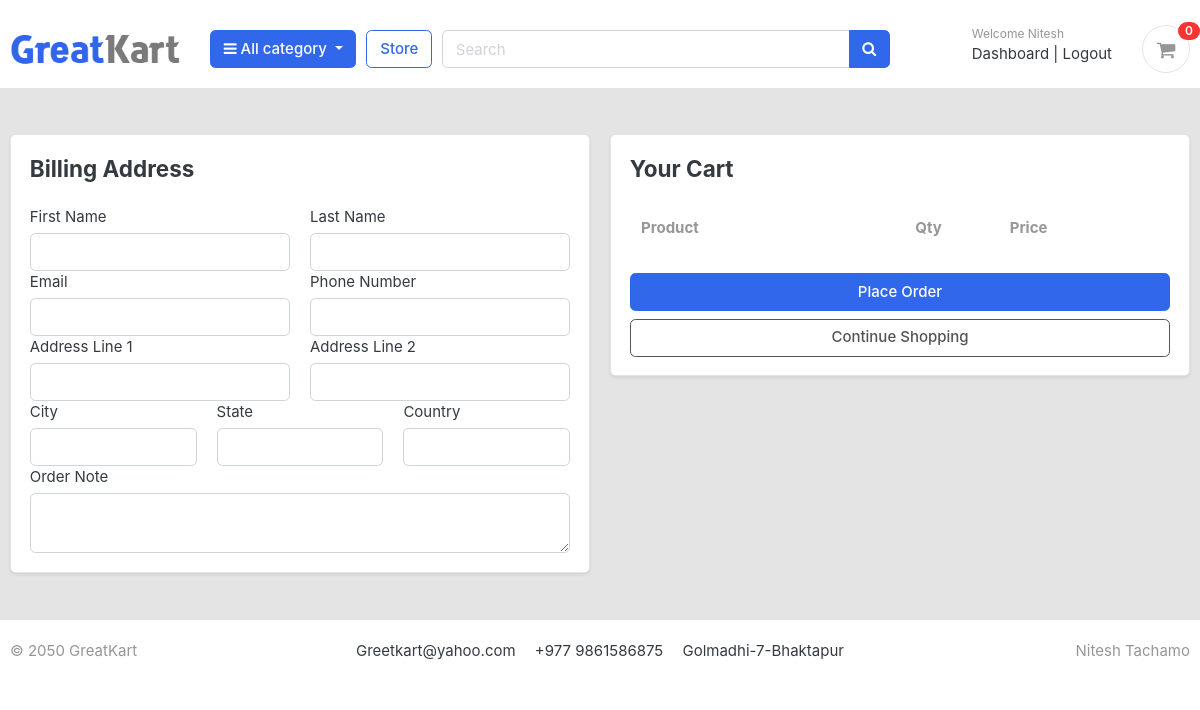
Before: /cart/checkout/ (signed in) with the older database file.
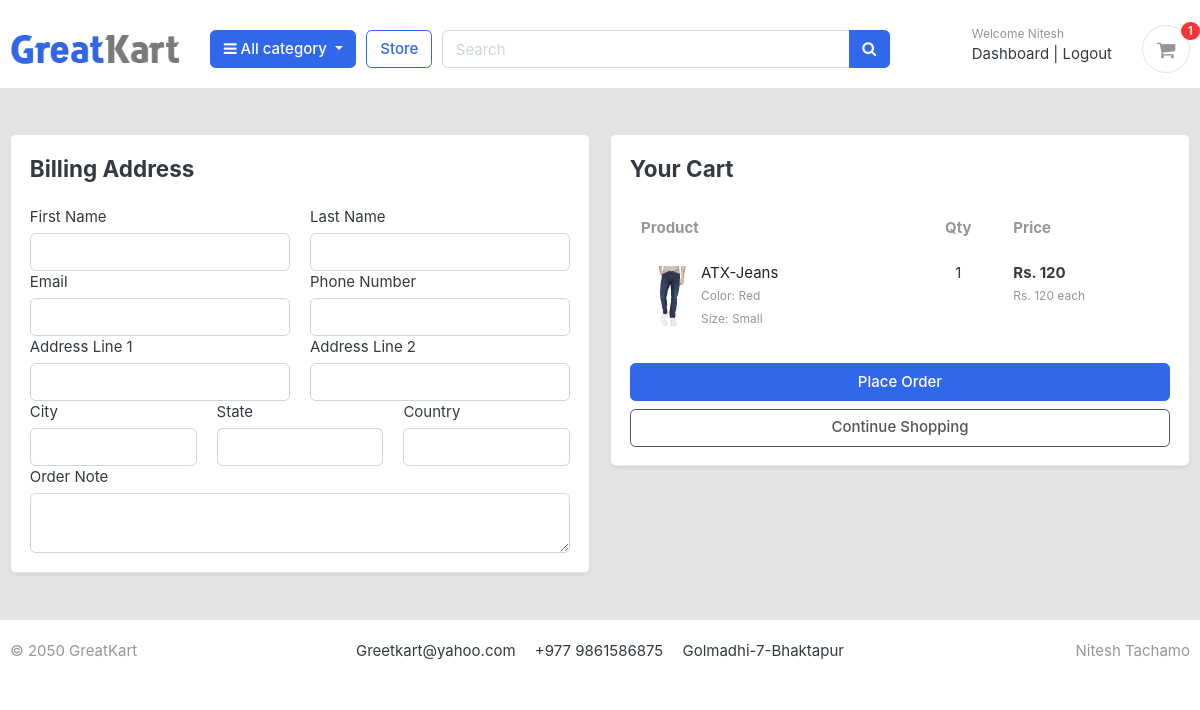
After: the same page with the newer database file.
### carts/models.py (models this page shows, shortened)
class CartItem(models.Model):
    user=models.ForeignKey(Account, on_delete=models.CASCADE, null=True)
    product = models.ForeignKey(Product, on_delete=models.CASCADE)
    variations = models.ManyToManyField(Variation, blank=True)  # Multiple variations can be added for the same product
    cart = models.ForeignKey(Cart, on_delete=models.CASCADE,null=True)
    quantity = models.IntegerField()
    is_active = models.BooleanField(default=True)
    def sub_total(self):
        return self.product.price * self.quantity

### store/models.py (models this page shows, shortened)
class Product(models.Model):
    product_name=models.CharField(max_length=200,unique=True)
    slug=models.SlugField(max_length=255,unique=True)
    description =models.TextField(max_length=500,blank=True)
    price=models.IntegerField()
    images=models.ImageField(upload_to='photos/products')
    stock=models.IntegerField()
    is_available=models.BooleanField(default=True)
    category =models.ForeignKey(Category,on_delete=models.CASCADE)
    created_date=models.DateTimeField(auto_now_add=True)
    modified_date=models.DateTimeField(auto_now=True)
    def get_url(self):
        return reverse('product_detail', args=[self.category.slug, self.slug])

class Variation(models.Model):
    product=models.ForeignKey(Product,on_delete=models.CASCADE)
    variation_category=models.CharField(max_length=100,choices=variation_category_choice)
    variation_value=models.CharField(max_length=100)
    is_active=models.BooleanField(default=True)
    created_data=models.DateTimeField(auto_now_add=True)
    objects=VariationManager()

### carts/views.py (the view)
# urls.py: path("checkout/", views.checkout, name="checkout")
@login_required(login_url='login')
def checkout(request,total=0, quantity=0, cart_items=None):
    try:
        tax = 0
        grand_total = 0
        if request.user.is_authenticated:
            cart_items = CartItem.objects.filter(user=request.user,is_active=True)
        else:
            cart = Cart.objects.get(cart_id=_cart_id(request))
            cart_items = CartItem.objects.filter(cart=cart, is_active=True)
        for cart_item in cart_items:
            total += (cart_item.product.price * cart_item.quantity)
            quantity += cart_item.quantity
        tax = (2 * total) / 100
        grand_total = total + tax
    except ObjectDoesNotExist:
        cart_items = []
    context = {
        'total': total,
        'quantity': quantity,
        'cart_items': cart_items,
        'tax': tax,
        'grand_total': grand_total,
    }
    return render(request, 'store/checkout.html', context)

### carts/context_processors.py (called while the page is built)
def counter(request):
    cart_count=0
    if 'admin' in request.path:
        return{}
    else:
        try:
            cart=Cart.objects.filter(cart_id=_cart_id(request))
            if request.user.is_authenticated:
                cart_items=CartItem.objects.all().filter(user=request.user)
            else:
                cart_items=CartItem.objects.all().filter(cart=cart[:1])
            for cart_item in cart_items:
                cart_count += cart_item.quantity
        except Cart.DoesNotExist:
            cart_count=0
    return dict(cart_count=cart_count)

### carts/views.py (called while the page is built)
def _cart_id(request):
    cart = request.session.session_key
    if not cart:
        cart = request.session.create()
    return cart

### category/context_processors.py (called while the page is built)
def menu_links(request):
    links = Category.objects.all()
    return dict(links=links)

### category/models.py (called while the page is built)
    def get_url(self):
        return reverse('products_by_category', args=[self.slug])

### templates/store/checkout.html (shortened to what the changed rows need)
{% extends 'base.html' %}
{% load static %}
{% block content %}
<section class="py-5 bg-light">
    <div class="container">
        <div class="row g-4">
            <div class="col-lg-6">
                <div class="card shadow-sm">
                    <div class="card-body">
                        <table class="table table-borderless align-middle">
                            <thead class="text-muted">
                                <tr>
                                    <th scope="col">Product</th>
                                    <th scope="col" class="text-center">Qty</th>
                                    <th scope="col" class="text-end">Price</th>
                                </tr>
                            </thead>
                            <tbody>
                                {% for cart_item in cart_items %}
                                <tr>
                                    <td>
                                        <div class="d-flex align-items-center">
                                            <img src="{{ cart_item.product.images.url }}" class="rounded me-2" style="width: 60px; height: 60px; object-fit: cover;">
                                            <div>
                                                <a href="{{ cart_item.product.get_url }}" class="text-dark fw-semibold">{{ cart_item.product.product_name }}</a><br>
                                                <small class="text-muted">
                                                    {% for item in cart_item.variations.all %}
                                                        {{ item.variation_category|capfirst }}: {{ item.variation_value|capfirst }}<br>
                                                    {% endfor %}
                                                </small>
                                            </div>
                                        </div>
                                    </td>
                                    <td class="text-center">{{ cart_item.quantity }}</td>
                                    <td class="text-end">
                                        <div>
                                            <strong>Rs. {{ cart_item.sub_total }}</strong><br>
                                            <small class="text-muted">Rs. {{ cart_item.product.price }} each</small>
                                        </div>
                                    </td>
                                </tr>
                                {% endfor %}
                            </tbody>
                        </table>
                    </div>
                </div>
            </div>
        </div>
    </div>
</section>
{% endblock %}

### templates/includes/navbar.html (shortened to what this page needs)
{% load static %}
<header class="section-header">
    <section class="header-main border-bottom" style="margin-top: 10px;">
        <div class="container">
    <div class="row align-items-center">
        <div class="col-lg-2 col-md-3 col-6">
            <a href="/" class="brand-wrap">
                <img class="logo" src="{% static 'images/logo.png' %}">
            </a>
        </div>
        <div class="col-lg col-sm col-md col-6 flex-grow-0">
            <div class="category-wrap dropdown d-inline-block float-right">
                <button type="button" class="btn btn-primary dropdown-toggle" data-toggle="dropdown">
                    <i class="fa fa-bars"></i> All category
                </button>
            </div>
        </div>
        <a href="{% url 'store' %}" class="btn btn-outline-primary">Store</a>
        <div class="col-lg col-md-6 col-sm-12 col">
            <form action=" {% url "search" %}" class="search" method="GET">
                <div class="input-group w-100">
                    <input type="text" class="form-control" style="width:60%;" placeholder="Search" name="keyword">
                    <div class="input-group-append">
                      <button class="btn btn-primary" type="submit">
                        <i class="fa fa-search"></i>
                      </button>
                    </div>
                </div>
            </form>
        </div>
        <div class="col-lg-3 col-sm-6 col-8 order-2 order-lg-3">
            <div class="d-flex justify-content-end mb-3 mb-lg-0">
                {% if user.is_authenticated %}
                <div class="widget-header">
                    <small class="title text-muted">Welcome {{ user.first_name }}</small>
                    <div>
                        <a href="{% url "dashboard" %}">Dashboard</a> <span class="dark-transp"> | </span>
                        <a href="{% url 'logout' %}">Logout</a>
                    </div>
                </div>
            {% endif %}
                <a href=" {% url "cart" %}" class="widget-header pl-3 ml-3">
                    <div class="icon icon-sm rounded-circle border"><i class="fa fa-shopping-cart"></i></div>
                    <span class="badge badge-pill badge-danger notify">{{ cart_count}}</span>
                </a>
            </div>
        </div>
    </div>
        </div>
    </section>
    </header>

Changed rows visible on the page:
added CartItem: product.images (picture), product.product_name "ATX-Jeans", quantity "1", sub_total "120", product.price "120"
added Variation: variation_category "Color", variation_value "Red"
added Variation: variation_category "Size", variation_value "Small"
Other visible differences:
{{ cart_count }}: "0" → "1"
